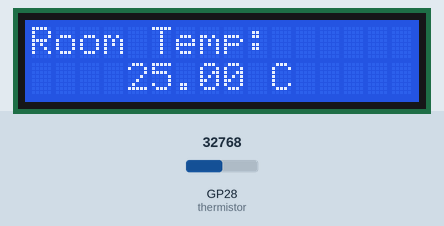
The program below on a simulated Raspberry Pi Pico running MicroPython. Shown: 16×2 character LCD. Inputs (shaded band) come from the test bench; at power-on: GP28 (thermistor) = 32768 (analog values on the 0–65535 scale). What the program prints to the serial console is not drawn.

Above: at 1.2 s.
1.3 s: GP28 (thermistor) set to 45874
At 3.0 s:
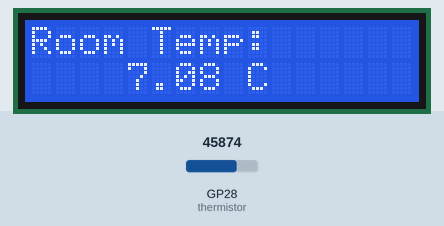
3.5 s: GP28 (thermistor) set to 57670
At 5.3 s:
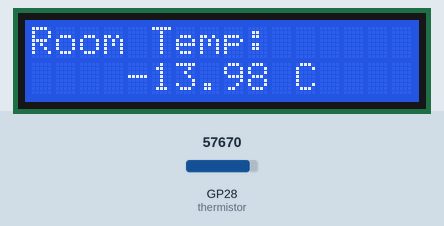
5.6 s: GP28 (thermistor) set to 19660
At 6.7 s:
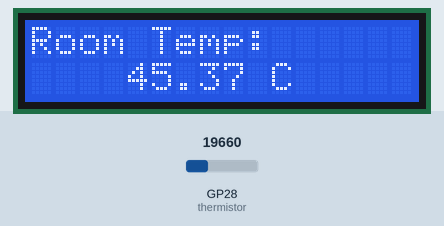
Timing chart, 0 to 8.6 s (numbered marks = the images above; inputs shaded):
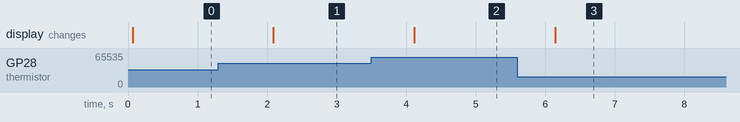

Measured:
- after the input at 1.3 s, the display: changes after 0.79 s (image 1)
- after the input at 3.5 s, the display: changes after 0.62 s (image 2)
- after the input at 5.6 s, the display: changes after 0.54 s (image 3)

The program:

7.2_room_temperature_meter.py
```python
from lcd1602 import LCD
from machine import I2C, Pin, ADC
import utime
import math

# Initialize the thermistor (ADC on pin 28)
thermistor = ADC(28)  # Analog input from the thermistor

# Initialize I2C communication for the LCD1602 display
i2c = I2C(1, scl=Pin(7), sda=Pin(6), freq=400000)

# Create an LCD object for controlling the LCD1602 display
lcd = LCD(i2c)

# Constants for the Steinhart-Hart equation
BETA = 3950  # Beta coefficient of the thermistor
R0 = 10000   # Resistance at 25 degrees Celsius
T0 = 298.15  # Reference temperature in Kelvin (25°C)

def read_temperature():
    # Read raw ADC value from the thermistor
    adc_value = thermistor.read_u16()

    # Convert the raw ADC value to voltage
    voltage = adc_value * 3.3 / 65535

    # Calculate the resistance of the thermistor
    Rt = (voltage * R0) / (3.3 - voltage)

    # Apply the Steinhart-Hart equation to calculate temperature in Kelvin
    tempK = 1 / ((1 / T0) + (1 / BETA) * math.log(Rt / R0))

    # Convert temperature from Kelvin to Celsius
    tempC = tempK - 273.15

    return tempC

def main():
    while True:
        temperature = read_temperature()
        # Format the temperature to two decimal places
        temp_str = "{:.2f} C".format(temperature)

        # Display the temperature on the LCD
        lcd.clear()
        lcd.write(0, 0, "Room Temp:")
        lcd.write(4, 1, temp_str)

        # Optional: Print the temperature to the console
        print("Temperature:", temp_str)

        utime.sleep(1)

if __name__ == "__main__":
    main()
```
